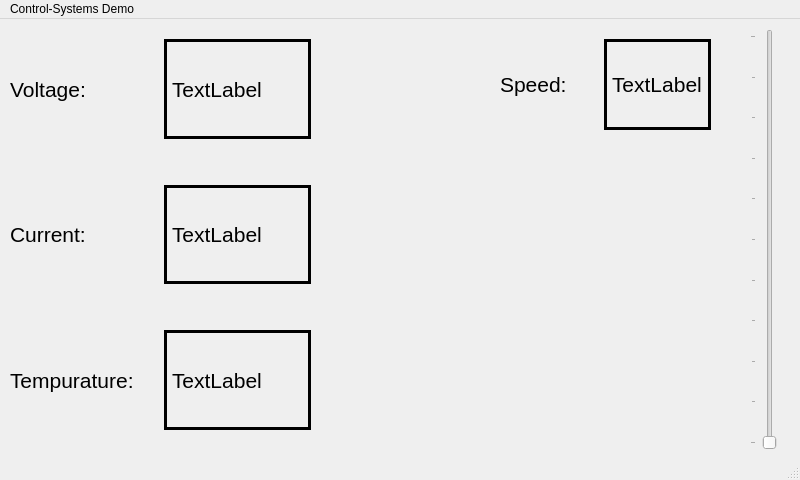
<?xml version="1.0" encoding="UTF-8"?>
<ui version="4.0">
 <class>MainWindow</class>
 <widget class="QMainWindow" name="MainWindow">
  <property name="geometry">
   <rect>
    <x>0</x>
    <y>0</y>
    <width>800</width>
    <height>480</height>
   </rect>
  </property>
  <property name="windowTitle">
   <string>MainWindow</string>
  </property>
  <widget class="QWidget" name="centralwidget">
   <widget class="QWidget" name="horizontalLayoutWidget">
    <property name="geometry">
     <rect>
      <x>10</x>
      <y>0</y>
      <width>301</width>
      <height>431</height>
     </rect>
    </property>
    <layout class="QHBoxLayout" name="horizontalLayout">
     <item>
      <layout class="QVBoxLayout" name="verticalLayout">
       <item>
        <widget class="QLabel" name="label_2">
         <property name="font">
          <font>
           <pointsize>16</pointsize>
          </font>
         </property>
         <property name="text">
          <string>Voltage:</string>
         </property>
        </widget>
       </item>
       <item>
        <widget class="QLabel" name="label">
         <property name="font">
          <font>
           <pointsize>16</pointsize>
          </font>
         </property>
         <property name="text">
          <string>Current:</string>
         </property>
        </widget>
       </item>
       <item>
        <widget class="QLabel" name="label_3">
         <property name="font">
          <font>
           <pointsize>16</pointsize>
          </font>
         </property>
         <property name="text">
          <string>Tempurature:</string>
         </property>
        </widget>
       </item>
      </layout>
     </item>
     <item>
      <layout class="QVBoxLayout" name="verticalLayout_2">
       <item>
        <spacer name="verticalSpacer_4">
         <property name="orientation">
          <enum>Qt::Vertical</enum>
         </property>
         <property name="sizeType">
          <enum>QSizePolicy::Fixed</enum>
         </property>
         <property name="sizeHint" stdset="0">
          <size>
           <width>20</width>
           <height>20</height>
          </size>
         </property>
        </spacer>
       </item>
       <item>
        <widget class="QLabel" name="voltageValue">
         <property name="font">
          <font>
           <pointsize>16</pointsize>
          </font>
         </property>
         <property name="frameShape">
          <enum>QFrame::Box</enum>
         </property>
         <property name="lineWidth">
          <number>3</number>
         </property>
         <property name="text">
          <string>TextLabel</string>
         </property>
        </widget>
       </item>
       <item>
        <spacer name="verticalSpacer_2">
         <property name="orientation">
          <enum>Qt::Vertical</enum>
         </property>
         <property name="sizeType">
          <enum>QSizePolicy::Fixed</enum>
         </property>
         <property name="sizeHint" stdset="0">
          <size>
           <width>20</width>
           <height>40</height>
          </size>
         </property>
        </spacer>
       </item>
       <item>
        <widget class="QLabel" name="currentValue">
         <property name="font">
          <font>
           <pointsize>16</pointsize>
          </font>
         </property>
         <property name="frameShape">
          <enum>QFrame::Box</enum>
         </property>
         <property name="lineWidth">
          <number>3</number>
         </property>
         <property name="text">
          <string>TextLabel</string>
         </property>
        </widget>
       </item>
       <item>
        <spacer name="verticalSpacer_3">
         <property name="orientation">
          <enum>Qt::Vertical</enum>
         </property>
         <property name="sizeType">
          <enum>QSizePolicy::Fixed</enum>
         </property>
         <property name="sizeHint" stdset="0">
          <size>
           <width>20</width>
           <height>40</height>
          </size>
         </property>
        </spacer>
       </item>
       <item>
        <widget class="QLabel" name="tempuratureValue">
         <property name="font">
          <font>
           <pointsize>16</pointsize>
          </font>
         </property>
         <property name="frameShape">
          <enum>QFrame::Box</enum>
         </property>
         <property name="frameShadow">
          <enum>QFrame::Plain</enum>
         </property>
         <property name="lineWidth">
          <number>3</number>
         </property>
         <property name="text">
          <string>TextLabel</string>
         </property>
        </widget>
       </item>
       <item>
        <spacer name="verticalSpacer">
         <property name="orientation">
          <enum>Qt::Vertical</enum>
         </property>
         <property name="sizeType">
          <enum>QSizePolicy::Fixed</enum>
         </property>
         <property name="sizeHint" stdset="0">
          <size>
           <width>20</width>
           <height>20</height>
          </size>
         </property>
        </spacer>
       </item>
      </layout>
     </item>
    </layout>
   </widget>
   <widget class="QSlider" name="slider">
    <property name="geometry">
     <rect>
      <x>750</x>
      <y>10</y>
      <width>31</width>
      <height>421</height>
     </rect>
    </property>
    <property name="maximum">
     <number>100</number>
    </property>
    <property name="value">
     <number>0</number>
    </property>
    <property name="orientation">
     <enum>Qt::Vertical</enum>
    </property>
    <property name="tickPosition">
     <enum>QSlider::TicksAbove</enum>
    </property>
    <property name="tickInterval">
     <number>10</number>
    </property>
   </widget>
   <widget class="QWidget" name="horizontalLayoutWidget_2">
    <property name="geometry">
     <rect>
      <x>500</x>
      <y>20</y>
      <width>211</width>
      <height>91</height>
     </rect>
    </property>
    <layout class="QHBoxLayout" name="horizontalLayout_2">
     <item>
      <widget class="QLabel" name="label_7">
       <property name="font">
        <font>
         <pointsize>16</pointsize>
        </font>
       </property>
       <property name="text">
        <string>Speed:</string>
       </property>
      </widget>
     </item>
     <item>
      <widget class="QLabel" name="speedValue">
       <property name="font">
        <font>
         <pointsize>16</pointsize>
        </font>
       </property>
       <property name="frameShape">
        <enum>QFrame::Box</enum>
       </property>
       <property name="frameShadow">
        <enum>QFrame::Plain</enum>
       </property>
       <property name="lineWidth">
        <number>3</number>
       </property>
       <property name="text">
        <string>TextLabel</string>
       </property>
      </widget>
     </item>
    </layout>
   </widget>
  </widget>
  <widget class="QMenuBar" name="menubar">
   <property name="geometry">
    <rect>
     <x>0</x>
     <y>0</y>
     <width>800</width>
     <height>21</height>
    </rect>
   </property>
   <widget class="QMenu" name="menuControl_Systems_Demo">
    <property name="title">
     <string>Control-Systems Demo</string>
    </property>
   </widget>
   <addaction name="menuControl_Systems_Demo"/>
  </widget>
  <widget class="QStatusBar" name="statusbar"/>
 </widget>
 <resources/>
 <connections/>
</ui>
